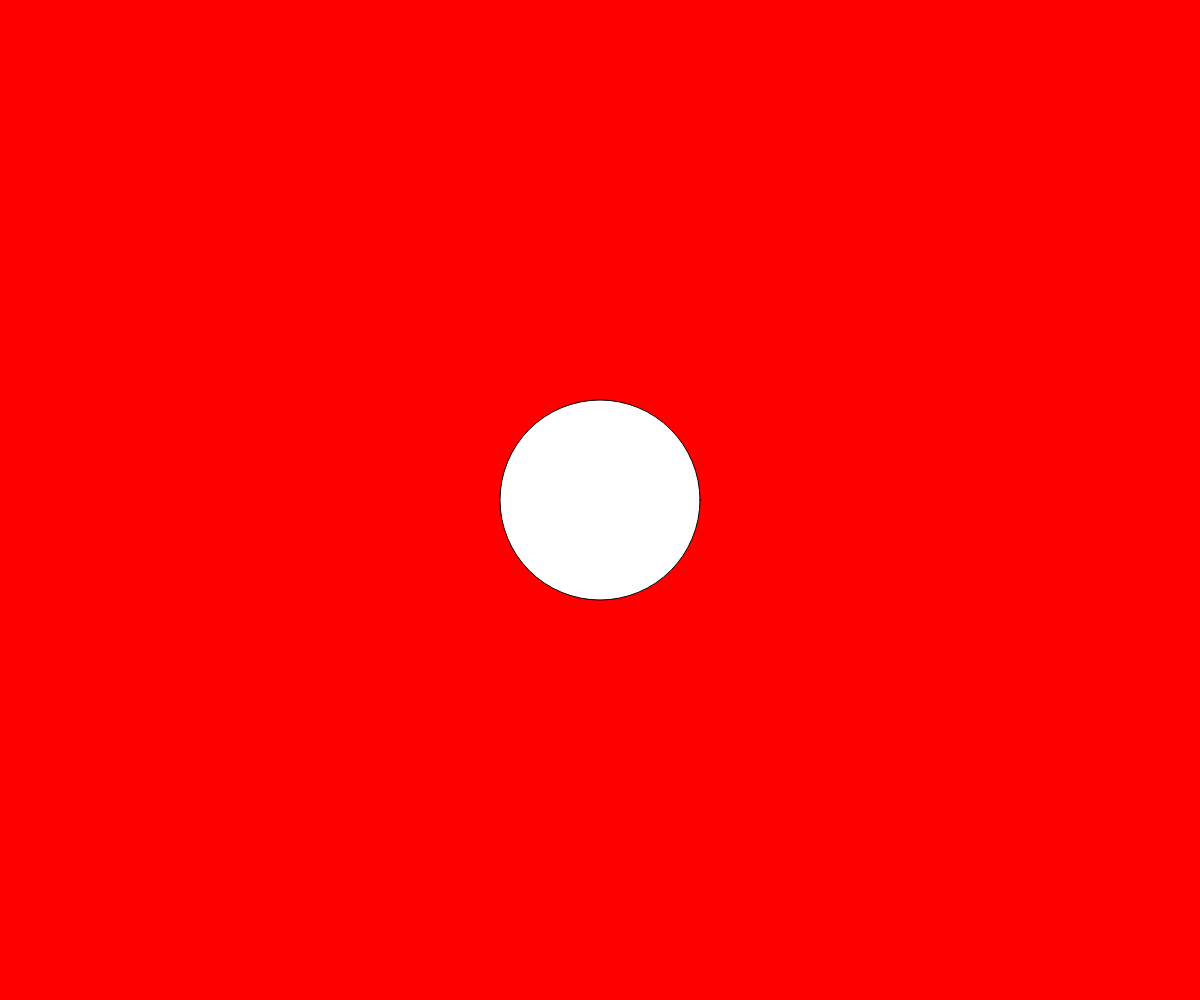
Frame 1 (no input)
Frame 60 (no input): identical to frame 1, image omitted
Frame 120 (the mouse pressed at the canvas centre since frame 60): identical to frame 1, image omitted

The p5.js sketch that drew this single still picture (run headless with seeded random() and noise() and a simulated clock; from frame 60 on, the mouse is pressed at the canvas centre):

// p5.js sketch
// ── sketch.js

let diameter;

function setup() {
  createCanvas(windowWidth, windowHeight);

  //if you set variables in setup, you need to update in windowResized
  diameter = width / 6;
}

function draw() {
  background(255, 0, 0);

  //using width or height in draw will update graphics nicely
  circle(width / 2, height / 2, diameter);

}

//event listener function runs every time browser window resized
function windowResized() {
  //resize our canvas to the width and height of our browser window
  resizeCanvas(windowWidth, windowHeight);

  //update our variables
  diameter = width / 6;
}

function keyPressed() {
  //toggle fullscreen on or off
  if (key == 'f') {

    //get current full screen state https://p5js.org/reference/#/p5/fullscreen
    let fs = fullscreen();//true or false

    //switch it to the opposite of current value
    console.log("Full screen getting set to: " + !fs);
    fullscreen(!fs);
  }

}
